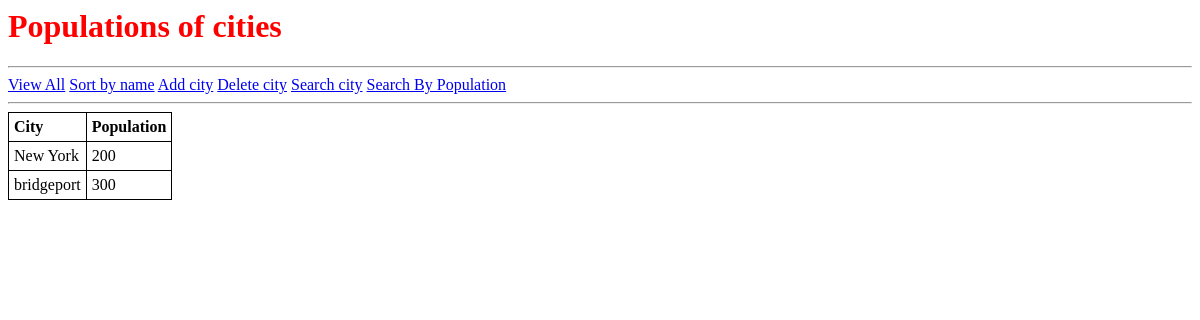
The page /view_all on the database as committed earlier.
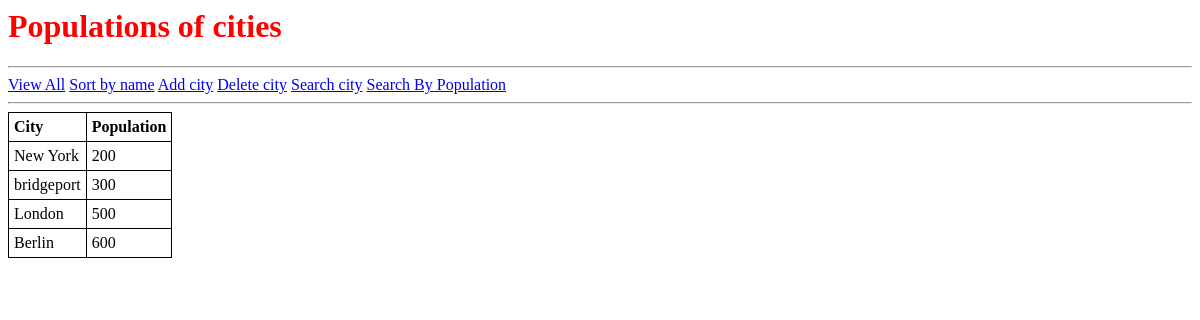
The same page on the database as committed later.
### app/models.py (models this page shows)
class City(db.Model):
    __tablename__ = 'cities'
    id = db.Column(db.Integer, primary_key=True)
    city = db.Column(db.String(64), unique=True, nullable=False)
    population = db.Column(db.Integer, unique=False, nullable=False)
    def __repr__(self):
        return self.city + ': ' + str(self.population)

### app/routes.py (the view)
@app.route('/view_all')
def view():
    all = db.session.query(City).all()
    print(all, file=sys.stderr)
    return render_template('view_cities.html', cities=all)

### app/templates/view_cities.html
{% extends "base.html" %}
{% block content %}
		<table>
			<tr>
				<th>City</th>
				<th>Population</th>
			</tr>
			{% for city in cities %}
			<tr>
				<td>{{city.city}}</td>
				<td>{{city.population}}</td>
			</tr>
			{% endfor %}
{% endblock %}

### app/templates/base.html (shortened to what this page needs)
<html>
    <head>
    </head>
    <body>
        <h1 style=color:red>Populations of cities </h1>
        <hr>
        <div>
          <a href="/view_all">View All</a>
          <a href="/sort_by_name">Sort by name</a>
          <a href="/add">Add city</a>
          <a href="/delete">Delete city</a>
          <a href="/search">Search city</a>
	  <a href="/searchByPop">Search By Population</a>
        </div>
        <hr>
        {% block content %}{% endblock %}
    </body>
</html>

### app/templates/base.html (style rules this page uses)
table, th, td { border: 1px solid black; border-collapse: collapse; }
th, td { padding: 5px; }
th { text-align: left; }

Rows that differ between the two databases and show on the page:
added City: city "London", population "500"
added City: city "Berlin", population "600"
